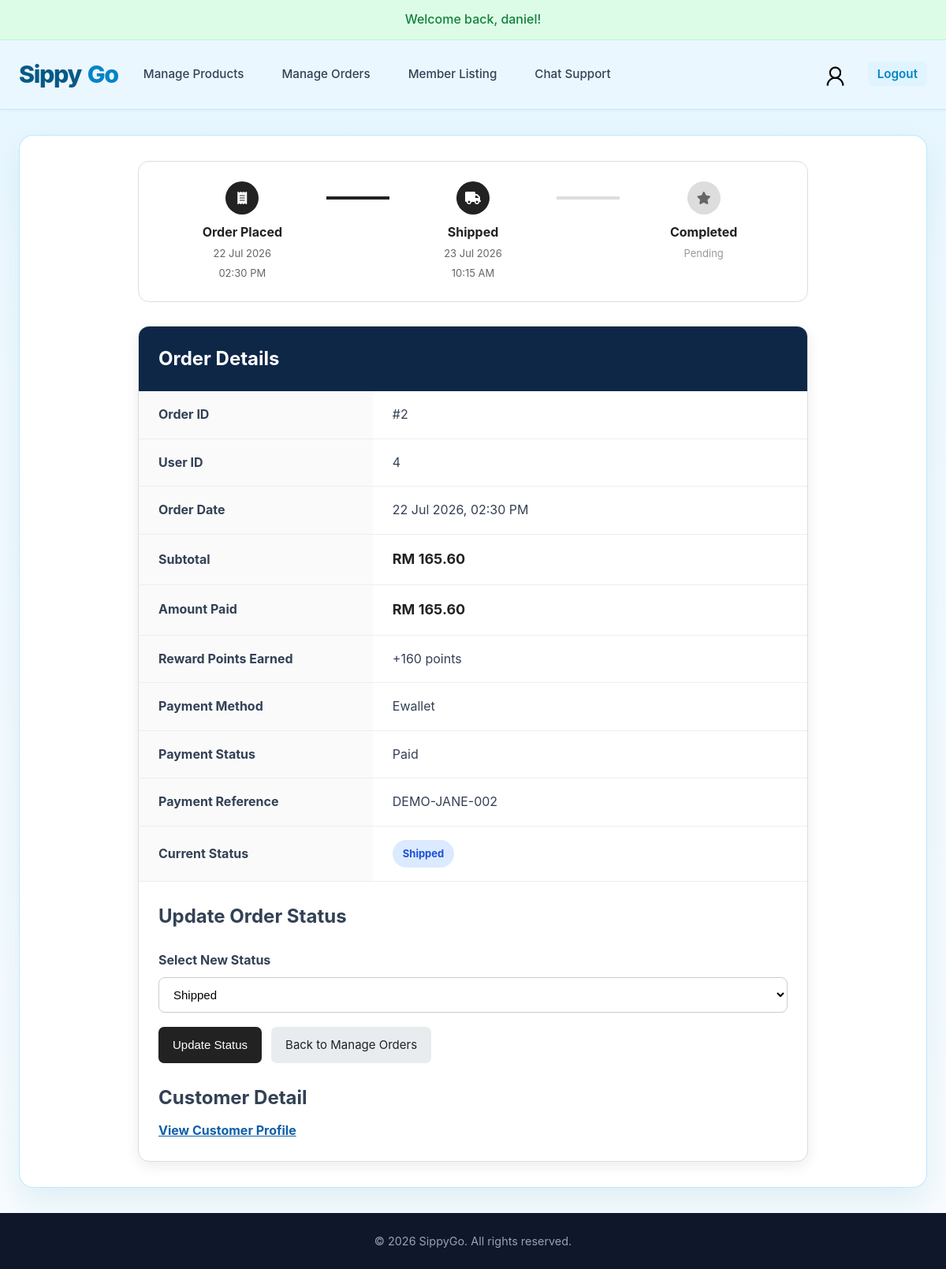
The app's page /admin_order_detail.php?id=2 (signed in) with its own data.
### tables this page shows
CREATE TABLE `orders` (
  `order_id` INT(11) NOT NULL AUTO_INCREMENT,
  `user_id` INT(11) NOT NULL,
  `order_date` TIMESTAMP DEFAULT CURRENT_TIMESTAMP,
  `shipped_at` TIMESTAMP NULL DEFAULT NULL,
  `completed_at` TIMESTAMP NULL DEFAULT NULL,
  `cancelled_at` TIMESTAMP NULL DEFAULT NULL,
  `total_amount` DECIMAL(10, 2) NOT NULL,
  `subtotal_amount` DECIMAL(10, 2) NOT NULL DEFAULT 0.00,
  `points_used` INT UNSIGNED NOT NULL DEFAULT 0,
  `points_discount` DECIMAL(10, 2) NOT NULL DEFAULT 0.00,
  `points_earned` INT UNSIGNED NOT NULL DEFAULT 0,
  `status` ENUM('pending', 'shipped', 'completed', 'cancelled') NOT NULL DEFAULT 'pending',
  `recipient_name` VARCHAR(100) NOT NULL,
  `shipping_address` TEXT NOT NULL,
  `phone_number` VARCHAR(20) NOT NULL,
  `address_updated` TINYINT(1) NOT NULL DEFAULT 0,
  `payment_method` VARCHAR(30) NOT NULL DEFAULT 'cash_on_delivery',
  `payment_reference` VARCHAR(100) DEFAULT NULL,
  `payment_status` ENUM('pending', 'paid') NOT NULL DEFAULT 'pending',
  PRIMARY KEY (`order_id`),
  CONSTRAINT `fk_order_user` FOREIGN KEY (`user_id`) 
    REFERENCES `users`(`user_id`) 
    ON DELETE CASCADE
);

### _base.php (called while the page is built, shortened)
<?php
function encode($value) {
    return htmlentities($value);
}

### admin_order_detail.php (the view, shortened to what this page needs)
<?php
require_once "_base.php";
$order_id = (int) $_GET["id"];
try {
    $sql = "SELECT
                order_id,
                user_id,
                order_date, /* pending_at */
                shipped_at,
                completed_at,
                cancelled_at,
                total_amount,
                subtotal_amount,
                points_used,
                points_discount,
                points_earned,
                status,
                payment_method,
                payment_reference,
                payment_status
            FROM orders
            WHERE order_id = :order_id";
    $stmt = $_db->prepare($sql);
    $stmt->execute([
        "order_id" => $order_id
    ]);
    $order = $stmt->fetch(PDO::FETCH_ASSOC);
} catch (PDOException $e) {
    die("Unable to retrieve order: " . $e->getMessage());
}
$status_transitions = [
    "pending" => [
        "pending",
        "shipped",
        "cancelled"
    ],
    "shipped" => [
        "shipped",
        "completed"
    ],
    "completed" => [
        "completed"
    ],
    "cancelled" => [
        "cancelled"
    ]
];
try {
    $sql = "SELECT
                order_id,
                user_id,
                order_date,
                shipped_at,
                completed_at,
                cancelled_at,
                total_amount,
                subtotal_amount,
                points_used,
                points_discount,
                points_earned,
                status,
                payment_method,
                payment_reference,
                payment_status
            FROM orders
            WHERE order_id = :order_id";
    $stmt = $_db->prepare($sql);
    $stmt->execute([
        "order_id" => $order_id
    ]);
    $order = $stmt->fetch(PDO::FETCH_ASSOC);
} catch (PDOException $e) {
    die("Unable to retrieve order: " . $e->getMessage());
}
$status = strtolower($order["status"]);
$payment_method = ucwords(str_replace('_', ' ', $order["payment_method"]));
$payment_status = ucfirst($order["payment_status"]);
require "_head.php";
?>
<section class="admin-order-detail-page">
    <div class="order-tracking">
<div class="tracking-step completed-step">
    <div class="tracking-circle">
        <i class="fa-solid fa-receipt"></i>
    </div>
    <div class="tracking-info">
        <strong>Order Placed</strong>
        <span>
            <?= date("d M Y", strtotime($order["order_date"])) ?>
        </span>
        <span>
            <?= date("h:i A", strtotime($order["order_date"])) ?>
        </span>
    </div>
</div>
<?php if ($status !== "cancelled"): ?>
    <div class="tracking-line
        <?= !empty($order["shipped_at"]) ? "active-line" : "" ?>">
    </div>
    <div class="tracking-step
        <?= !empty($order["shipped_at"]) ? "completed-step" : "" ?>">
        <div class="tracking-circle admin-tracking-icon">
            <i class="fa-solid fa-truck"></i>
        </div>
        <div class="tracking-info">
            <strong>Shipped</strong>
            <?php if (!empty($order["shipped_at"])): ?>
                <span>
                    <?= date("d M Y", strtotime($order["shipped_at"])) ?>
                </span>
                <span>
                    <?= date("h:i A", strtotime($order["shipped_at"])) ?>
                </span>
            <?php else: ?>
                <span class="tracking-pending">
                    Pending
                </span>
            <?php endif; ?>
        </div>
    </div>
    <div class="tracking-line
        <?= !empty($order["completed_at"]) ? "active-line" : "" ?>">
    </div>
<?php else: ?>
    <div class="tracking-line active-line"></div>
<?php endif; ?>
<div class="tracking-step
    <?= (!empty($order["completed_at"]) || !empty($order["cancelled_at"]))
        ? "completed-step"
        : "" ?>
    <?= ($status !== "cancelled" && !empty($order["completed_at"]))
        ? "completed-status-step"
        : "" ?>
    <?= ($status === "cancelled" && !empty($order["cancelled_at"]))
        ? "cancelled-status-step"
        : "" ?>">
    <div class="tracking-circle admin-tracking-icon">
        <?php if ($status === "cancelled"): ?>
            <i class="fa-solid fa-xmark"></i>
        <?php else: ?>
            <i class="fa-solid fa-star"></i>
        <?php endif; ?>
    </div>
    <div class="tracking-info">
        <?php if ($status === "cancelled"): ?>
            <strong>Cancelled</strong>
            <?php if (!empty($order["cancelled_at"])): ?>
                <span>
                    <?= date("d M Y", strtotime($order["cancelled_at"])) ?>
                </span>
                <span>
                    <?= date("h:i A", strtotime($order["cancelled_at"])) ?>
                </span>
            <?php endif; ?>
        <?php else: ?>
            <strong>Completed</strong>
            <?php if (!empty($order["completed_at"])): ?>
                <span>
                    <?= date("d M Y", strtotime($order["completed_at"])) ?>
                </span>
                <span>
                    <?= date("h:i A", strtotime($order["completed_at"])) ?>
                </span>
            <?php else: ?>
                <span class="tracking-pending">
                    Pending
                </span>
            <?php endif; ?>
        <?php endif; ?>
    </div>
</div>
</div>
    <div class="detail-card">
        <div class="card-header">
            <h2>
                Order Details
            </h2>
        </div>
        <table class="order-detail-table">
            <tr>
                <th>Order ID</th>
                <td>
                    #<?= encode($order["order_id"]) ?>
                </td>
            </tr>
            <tr>
                <th>User ID</th>
                <td>
                    <?= encode($order["user_id"]) ?>
                </td>
            </tr>
            <tr>
                <th>Order Date</th>
                <td>
                    <?= date("d M Y, h:i A", strtotime($order["order_date"])) ?>
                </td>
            </tr>
            <tr>
                <th>Subtotal</th>
                <td class="amount">
                    RM <?= number_format((float) $order["subtotal_amount"], 2) ?>
                </td>
            </tr>
            <tr>
                <th>Amount Paid</th>
                <td class="amount">
                    RM <?= number_format((float) $order["total_amount"], 2) ?>
                </td>
            </tr>
            <tr>
                <th>Reward Points Earned</th>
                <td>+<?= number_format((int) $order["points_earned"]) ?> points</td>
            </tr>
            <tr>
                <th>Payment Method</th>
                <td><?= encode($payment_method) ?></td>
            </tr>
            <tr>
                <th>Payment Status</th>
                <td><?= encode($payment_status) ?></td>
            </tr>
            <?php if ($order["payment_reference"]): ?>
            <tr>
                <th>Payment Reference</th>
                <td><?= encode($order["payment_reference"]) ?></td>
            </tr>
            <?php endif; ?>
            <tr>
                <th>Current Status</th>
                <td>
                    <span class="status status-<?= encode($status) ?>">
                        <?= ucfirst(encode($status)) ?>
                    </span>
                </td>
            </tr>
        </table>
        <div class="form-section">
            <h3>Update Order Status</h3>
            <form
                method="POST"
                action="admin_order_detail.php?id=<?= urlencode($order["order_id"]) ?>"
                onsubmit="return confirmStatusUpdate();"
       >
                <label for="status">
                    Select New Status
                </label>
                <select
                    name="status"
                    id="status"
                    required
                    <?= in_array($status, ["completed", "cancelled"], true)
                        ? "disabled"
                        : "" ?>
                >
        <option
            value="shipped"
            <?= $status === "shipped" ? "selected" : "" ?>
            <?= in_array(
                "shipped",
                $status_transitions[$status] ?? [],
                true
            ) ? "" : "disabled" ?>
        >
            Shipped
        </option>
        </select>
        <div class="button-group">
            <?php
            $is_final_status = in_array($status, ["completed", "cancelled"], true);
            ?>
            <button
                type="submit"
                <?= $is_final_status ? "disabled" : "" ?>
            >
                <?= $is_final_status
                    ? "Status Finalised"
                    : "Update Status" ?>
            </button>
            <a class="back-button" href="admin_orders.php">
                Back to Manage Orders
            </a>
        </div>
            </form>
        </div>
        <div class="customer-detail-section">
            <h3>Customer Detail</h3>
            <a
                class="customer-detail-link"
                href="pages/admin/member_details.php?id=<?= urlencode($order["user_id"]) ?>&page=1"
            >
                View Customer Profile
            </a>
        </div>
    </div>
</section>
<?php require "_foot.php"; ?>

### css/main.css (style rules this page uses)
:root { --primary: #0284c7; --primary-hover: #0369a1; --primary-light: #dff4ff; --dark: #0f172a; --text-main: #334155; --text-muted: #64748b; --bg-main: #eff9ff; --card-bg: #ffffff; --border-color: #e2e8f0; --shadow-sm: 0 1px 3px rgba(0,0,0,0.05); --shadow-md: 0 4px 12px rgba(0,0,0,0.08); --shadow-lg: 0 10px 25px rgba(0,0,0,0.12); --radius: 10px; --transition: all 0.2s cubic-bezier(0.4, 0, 0.2, 1); }
* { box-sizing: border-box; }
html, body { min-height: 100%; }
body { margin: 0; min-height: 100vh; display: flex; flex-direction: column; font-family: -apple-system, BlinkMacSystemFont, "Segoe UI", Roboto, "Helvetica Neue", Arial, sans-serif; line-height: 1.6; color: var(--text-main); background: linear-gradient(180deg, #dff4ff 0, var(--bg-main) 320px, #f8fcff 100%); }

### css/orders.css (style rules this page uses)
.status { display: inline-block; padding: 7px 13px; border-radius: 20px; font-size: 13px; font-weight: bold; text-transform: capitalize; }
.status-shipped { background-color: #dbeafe; color: #1d4ed8; }
.amount { color: #222222; font-size: 21px; font-weight: bold; }
.detail-card { overflow: hidden; background-color: #ffffff; border: 1px solid #dddddd; border-radius: 14px; box-shadow: 0 5px 18px rgba(0, 0, 0, 0.08); }
.card-header { padding: 22px 25px; background-color: #0f2747; color: #ffffff; }
.card-header h2 { margin: 0; }
.order-detail-table { width: 100%; border-collapse: collapse; }
.order-detail-table th, .order-detail-table td { padding: 17px 25px; border-bottom: 1px solid #eeeeee; text-align: left; }
.order-detail-table th { width: 35%; background-color: #fafafa; }
.amount { font-size: 18px; font-weight: bold; }
.back-button { display: inline-block; padding: 10px 18px; border-radius: 7px; background-color: #222222; color: #ffffff; text-decoration: none; }
.order-id, .amount { font-weight: bold; }
.admin-order-detail-page { width: 100%; max-width: 850px; margin: 0 auto; }
.form-section { padding: 25px; }
.form-section h3 { margin-top: 0; font-size: 1.5rem; }
.customer-detail-section { padding: 0 25px 25px; }
.customer-detail-section h3 { margin: 0 0 10px; font-size: 1.5rem; }
.customer-detail-link { color: #0f5fa8; font-weight: bold; }
.form-section label { display: block; margin-bottom: 8px; font-weight: bold; }
.form-section select { width: 100%; padding: 12px 14px; margin-bottom: 18px; border: 1px solid #cccccc; border-radius: 8px; background-color: #ffffff; font-size: 15px; }
.button-group { display: flex; flex-wrap: wrap; gap: 12px; }
.button-group button, .back-button { padding: 11px 18px; border-radius: 7px; font-size: 15px; }
.button-group button { border: none; background-color: #222222; color: #ffffff; cursor: pointer; }
.back-button { display: inline-block; background-color: #e9ecef; color: #222222; text-decoration: none; }
.order-tracking { display: grid; grid-template-columns: 1fr 80px 1fr 80px 1fr; align-items: start; width: 100%; max-width: 850px; margin: 0 auto 30px; padding: 25px; background-color: #ffffff; border: 1px solid #dddddd; border-radius: 14px; }
.tracking-step { text-align: center; }
.tracking-circle { width: 42px; height: 42px; margin: 0 auto 10px; display: flex; align-items: center; justify-content: center; border-radius: 50%; background-color: #dddddd; color: #666666; font-weight: bold; font-size: 16px; }
.completed-step .tracking-circle { background-color: #222222; color: #ffffff; }
.admin-tracking-icon { font-size: 0; }
.admin-tracking-icon i { font-size: 16px; }
.tracking-line { height: 4px; margin-top: 19px; background-color: #dddddd; }
.active-line { background-color: #222222; }
.tracking-info { display: flex; flex-direction: column; align-items: center; gap: 4px; }
.tracking-info strong { font-size: 16px; color: #222222; }
.tracking-info span { font-size: 13px; color: #666666; }
.tracking-pending { color: #999999 !important; }

### records on screen
orders: order_date "22 Jul 2026", order_date "02:30 PM", shipped_at "23 Jul 2026", shipped_at "10:15 AM", order_id "2", user "4", order_date "22 Jul 2026, 02:30 PM", subtotal_amount "165.60", total_amount "165.60", points_earned "160", payment_method "Ewallet", payment_status "Paid", payment_reference "DEMO-JANE-002", status "Shipped"

### other values on screen
temp('info') "Welcome back, daniel!"
